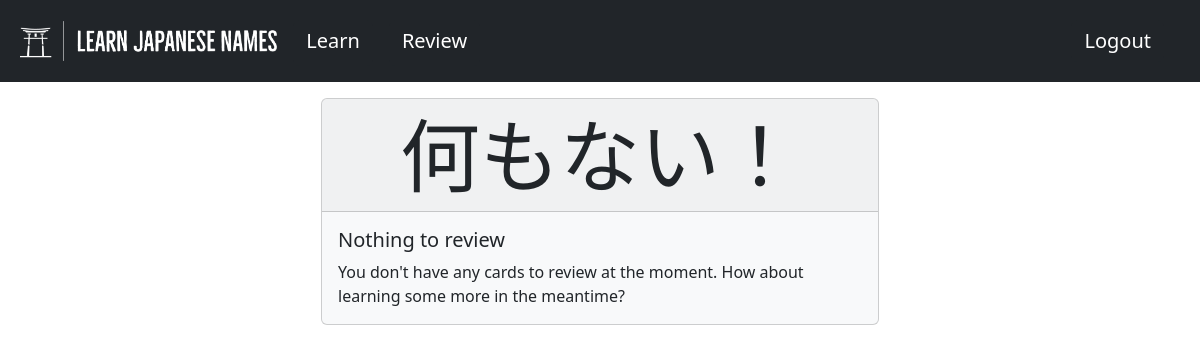
The app's page /review/ (signed in), older data.
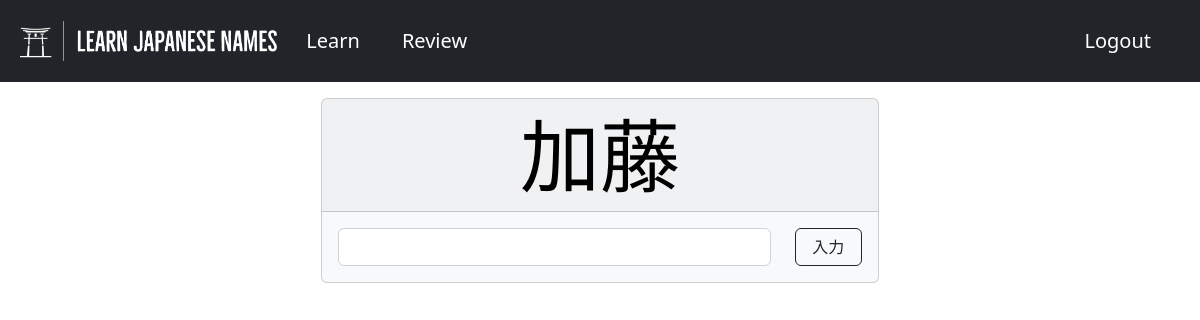
The same page, newer data.
### flashcards/models.py (models this page shows, shortened)
class Review(models.Model):
    deck = models.ForeignKey(Deck, on_delete=models.CASCADE, default=None)
    flashcard = models.ForeignKey(Flashcard, on_delete=models.CASCADE)
    last_review_date = models.DateTimeField(default=timezone.now())
    next_review_date = models.DateTimeField(default=timezone.now())
    ready_for_review = models.BooleanField(default=False)
    exponential_time = models.FloatField(default=1)
    def is_ready_for_review(self):
        if self.next_review_date <= timezone.now():
            self.ready_for_review = True
            self.save()
        else:
            self.ready_for_review = False
            self.save()

class Flashcard(models.Model):
    kanji = models.CharField(max_length=10)
    hiragana = models.CharField(max_length=100)
    surname = models.BooleanField(default=False)
    story = models.TextField()
    image = models.CharField(max_length=20)

### flashcards/views.py (the view, shortened to what this page needs)
# urls.py: path("review/", views.review_dashboard, name="review"),
@login_required(login_url="/login")
def review_dashboard(request):
    form = FlashcardForm(request.POST or None)
    if Deck.objects.filter(user=request.user) is None:
        return render(
            request,
            "flashcards/review_dashboard.html",
            {"flashcard": None, "form": FlashcardForm()},
        )
    else:
        user_deck = Deck.objects.filter(user=request.user).first()
        update_flashcards_in_deck(user_deck)
    if (
        Review.objects.filter(deck=user_deck, ready_for_review=True)
        .order_by("next_review_date")
        .first()
        is None
    ):
        return render(
            request,
            "flashcards/review_dashboard.html",
            {"flashcard": None, "form": form},
        )
    else:
        flashcard = (
            Review.objects.filter(deck=user_deck, ready_for_review=True)
            .order_by("next_review_date")
            .first()
        )
    return render(
        request,
        "flashcards/review_dashboard.html",
        {"flashcard": flashcard, "form": form},
    )

### flashcards/forms.py
class FlashcardForm(forms.Form):
    user_response = forms.CharField(
        max_length=10, label="", widget=forms.TextInput(attrs={"class": "form-control"})
    )

### flashcards/utils.py (called while the page is built)
def update_flashcards_in_deck(user_deck):
    reviews = list(Review.objects.filter(deck=user_deck))
    for review in reviews:
        review.is_ready_for_review()
        review.save()

### flashcards/templates/flashcards/review_dashboard.html (shortened to what this page needs)
{% extends 'flashcards/base.html' %}
{% block content %}
<div class="container">
{% if flashcard %}
  <div class="vstack gap-3 justify-content-center align-items-center">
    <div class="card text-black bg-light mt-3" style="width: 50%;">
      <div class="card-header display-1 text-center">{{ flashcard.flashcard.kanji }}</div>
      <div class="card-body">
        <form method="POST" action="{% url 'review' %}" autocomplete="off" novalidate>
          <div class="row">
            <div class="col-10">
              {{ form.user_response }}
            </div>
            <div class="col-2">
              <button type="submit" class="btn btn-outline-dark" style="width: 100%;">入力</button>
            </div>
        </div>
        </form>
      </div>
    </div>
  </div>
{% else %}
  <div class="d-flex justify-content-center align-items-center">
    <div class="card bg-light mt-3 justify-centre" style="width: 50%;">
      <div class="card-header display-1 text-center">何もない！</div>
      <div class="card-body">
        <h5 class="card-title">Nothing to review</h5>
        <p class="card-text">You don't have any cards to review at the moment. How about learning some more in the meantime?</p>
      </div>
    </div>
  </div>
{% endif %}
</div>
{% endblock %}

### flashcards/templates/flashcards/base.html (shortened to what this page needs)
<!DOCTYPE html>
<html>
<head>
    {% load static %}
     <link href="https://cdn.jsdelivr.net/npm/bootstrap@5.2.3/dist/css/bootstrap.min.css" rel="stylesheet">
     <link rel="stylesheet" href="{% static 'css/custom.css' %}">
</head>
<body>
    <nav class="navbar navbar-expand-lg navbar-dark bg-dark py-3">
        <div class="container-fluid mx-lg-2">
        {% if user.is_authenticated %}
            <div class="d-flex">
                <a class="navbar-brand" href="{% url 'dashboard' %}">
                    <img src="{% static 'flashcards/images/logo.png' %}" height="40px" alt="logo">
                </a>
                <a class="navbar-brand mr-1 mt-1 mb-0 h1 btn btn-dark" href="{% url 'story' %}">Learn</a>
                <a class="navbar-brand mt-1 mb-0 h1 btn btn-dark" href="{% url 'review' %}">Review</a>
            </div>
            <div class="d-flex">
                <a class="navbar-brand mb-0 h1 btn btn-dark" href="{% url 'logout' %}">Logout</a>
            </div>
        {% endif %}
        </div>
    </nav>
    <div class="content">
        {% block content %}
        {% endblock %}
    </div>
</body>
</html>

### flashcards/static/flashcards/css/custom.css (style rules this page uses)
a { text-decoration: none; color: white; }

Row changes from the older to the newer data that the page shows:
added Review: flashcard.kanji "加藤"
Text that changed along with them:
text no longer shown: "何もない！ Nothing to review You don't have any cards to review at the moment. How about learning some more in the meantime?"
text now shown: "入力"
